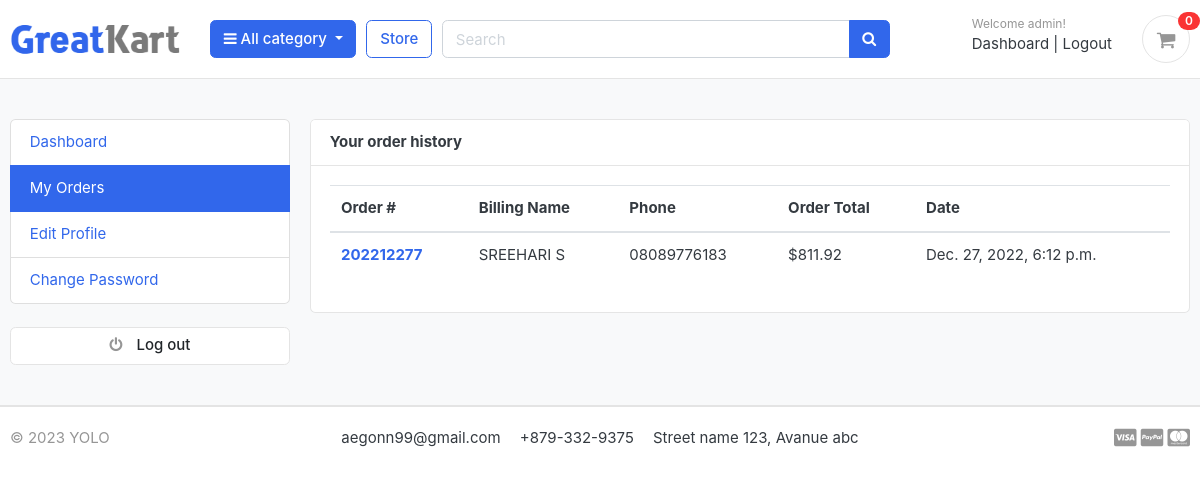
Page /accounts/my_orders/ (signed in) on the earlier database version.
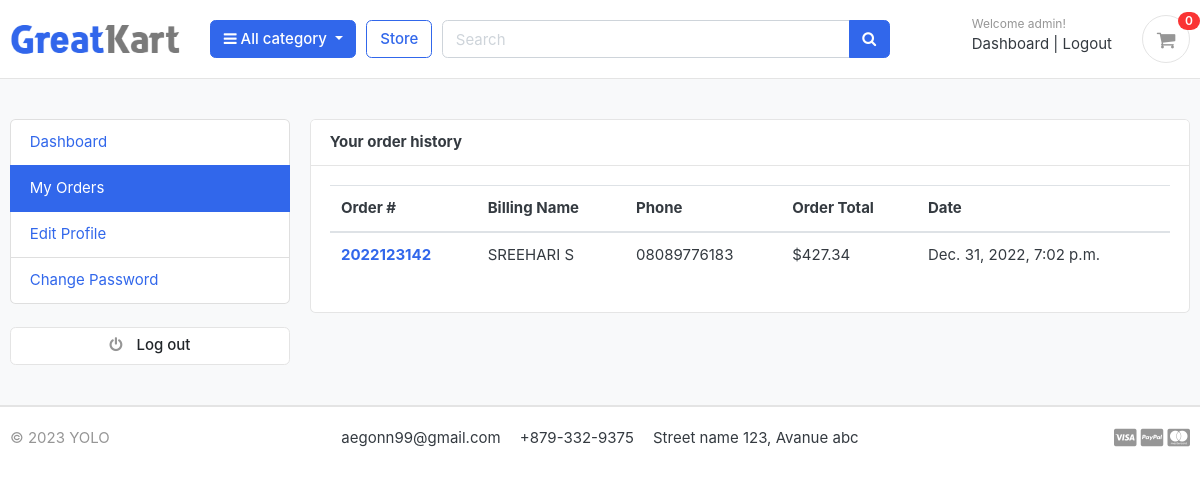
Same page on the later database version.
### accounts/models.py (models this page shows, shortened)
class Account(AbstractBaseUser):
    first_name = models.CharField(max_length=50)
    last_name = models.CharField(max_length=50)
    username = models.CharField(max_length=50, unique=True)
    email = models.EmailField(max_length=100, unique=True)
    phone_number = models.CharField(max_length=50)
    date_joined = models.DateTimeField(auto_now_add=True)
    last_login = models.DateTimeField(auto_now_add=True)
    is_admin = models.BooleanField(default=False)
    is_staff = models.BooleanField(default=False)
    is_active = models.BooleanField(default=False)
    is_superadmin = models.BooleanField(default=False)
    USERNAME_FIELD = 'email'
    REQUIRED_FIELDS = ['username', 'first_name', 'last_name']
    objects = MyAccountManager()

### orders/models.py (models this page shows, shortened)
class Order(models.Model):
    STATUS = (
        ('Placed', 'Placed'),
        ('Shipping', 'Shipping'),
        ('Delivered', 'Delivered'),
        ('Cancelled', 'Cancelled'),
        ('Returned', 'Returned')
    )
    user = models.ForeignKey(Account, on_delete=models.SET_NULL, null=True)
    payment = models.ForeignKey(
        Payment, on_delete=models.SET_NULL, blank=True, null=True)
    order_number = models.CharField(max_length=20)
    first_name = models.CharField(max_length=50)
    last_name = models.CharField(max_length=50)
    phone = models.CharField(max_length=15)
    email = models.EmailField(max_length=50)
    address_line_1 = models.CharField(max_length=100)
    address_line_2 = models.CharField(max_length=100, blank=True)
    country = models.CharField(max_length=50)
    state = models.CharField(max_length=50)
    city = models.CharField(max_length=50)
    order_note = models.CharField(max_length=100, blank=True)
    order_total = models.FloatField()
    tax = models.FloatField()
    status = models.CharField(max_length=10, choices=STATUS, default='Placed')
    ip = models.CharField(blank=True, max_length=20)
    is_ordered = models.BooleanField(default=False)
    created_at = models.DateTimeField(auto_now_add=True)
    updated_at = models.DateTimeField(auto_now=True)
    def full_name(self):
        return f'{self.first_name} {self.last_name}'

### accounts/views.py (the view)
# urls.py: path('my_orders/',views.my_orders,name='my_orders'),
@login_required(login_url='login')
def my_orders(request):
    orders = Order.objects.filter(
        user=request.user, is_ordered=True).order_by('-created_at')
    context = {
        'orders': orders,
    }
    return render(request, 'accounts/my_orders.html', context)

### carts/context_processors.py (called while the page is built)
def counter(request):
    cart_count = 0
    if 'admin' in request.path:
        return {}
    else:
        try:
            cart = Cart.objects.filter(cart_id=_cart_id(request))
            if request.user.is_authenticated:
                cart_items = CartItem.objects.all().filter(user=request.user)
            else:
                cart_items = CartItem.objects.all().filter(cart=cart[:1])
            for cart_item in cart_items:
                cart_count += cart_item.quantity
        except Cart.DoesNotExist:
            cart_count = 0
    return dict(cart_count=cart_count)

### carts/views.py (called while the page is built)
def _cart_id(request):
    cart=request.session.session_key
    if not cart:
        cart = request.session.create()
    return cart

### category/context_processors.py (called while the page is built)
def menu_links(request):
    links = Category.objects.all()
    return dict(links=links)

### category/models.py (called while the page is built)
    def get_url(self):
            return reverse('products_by_category',args=[self.slug])

### templates/accounts/my_orders.html (shortened to what this page needs)
{% extends 'base.html' %}
{% block content %}
<section class="section-conten padding-y bg">
	<div class="container">
		<div class="row">
			{% include 'includes/dashboard_sidebar.html' %}
			<main class="col-md-9">
				<article class="card">
					<header class="card-header">
						<strong class="d-inline-block mr-3">Your order history</strong>
					</header>
					<div class="card-body">
						<div class="row">
							<div class="col-md-12">
								<table class="table table-hover">
									<thead>
										<tr>
											<th scope="col">Order #</th>
											<th scope="col">Billing Name</th>
											<th scope="col">Phone</th>
											<th scope="col">Order Total</th>
											<th scope="col">Date</th>
										</tr>
									</thead>
									<tbody>
										{% for order in orders %}
										<tr>
											<th scope="row"><a
													href="{% url 'order_detail' order.order_number %}">{{order.order_number}}</a>
											</th>
											<td>{{order.full_name}}</td>
											<td>{{order.phone}}</td>
											<td>${{order.order_total}}</td>
											<td>{{order.created_at}}</td>
										</tr>
										{% endfor %}
									</tbody>
								</table>
							</div>
						</div>
					</div>
				</article>
			</main>
		</div>
	</div>
</section>
{% endblock %}

### templates/base.html (shortened to what this page needs)
{% load static %}
<!DOCTYPE HTML>
<html lang="en">
<head>
<link href="{% static 'css/bootstrap.css' %}" rel="stylesheet" type="text/css"/>
<link href="{% static 'fonts/fontawesome/css/all.min.css' %}" type="text/css" rel="stylesheet">
<link href="{% static 'css/ui.css' %}" rel="stylesheet" type="text/css"/>
<link href="{% static 'css/responsive.css' %}" rel="stylesheet" media="only screen and (max-width: 1200px)" />
<link href="{% static 'css/custom.css' %}" rel="stylesheet" type="text/css"/>
<link rel="stylesheet" href="https://cdnjs.cloudflare.com/ajax/libs/font-awesome/4.7.0/css/font-awesome.min.css">
</head>
<body>
  {% include 'includes/navbar.html' %}
  {% block content %}{% endblock %}
{% include 'includes/footer.html' %}

### templates/includes/navbar.html (shortened to what this page needs)
{% load static %}
<header class="section-header">
  <section class="header-main border-bottom">
    <div class="container">
      <div class="row align-items-center">
        <div class="col-lg-2 col-md-3 col-6">
          <a href="{% url 'home' %}" class="brand-wrap">
            <img class="logo" src="{% static './images/logo.png' %}">
          </a>
        </div>
        <div class="col-lg col-sm col-md col-6 flex-grow-0">
          <div class="category-wrap dropdown d-inline-block float-right">
            <button type="button" class="btn btn-primary dropdown-toggle" data-toggle="dropdown">
              <i class="fa fa-bars"></i> All category
            </button>
          </div>
        </div>
        <a href="{% url 'store' %}" class="btn btn-outline-primary">Store</a>
        <div class="col-lg  col-md-6 col-sm-12 col">
          <form action="{% url 'search' %}" class="search" method='GET'>
            <div class="input-group w-100">
              <input type="text" class="form-control" style="width:60%;" placeholder="Search" name="keyword" required>
              <div class="input-group-append">
                <button class="btn btn-primary" type="submit">
                  <i class="fa fa-search"></i>
                </button>
              </div>
            </div>
          </form>
        </div>
        <div class="col-lg-3 col-sm-6 col-8 order-2 order-lg-3">
          <div class="d-flex justify-content-end mb-3 mb-lg-0">
            {% if user.id is None %}
            <div class="widget-header">
              <small class="title text-muted">Welcome guest!</small>
              <div>
                <a href="{% url 'login' %}">Sign in</a> <span class="dark-transp"> | </span>
                <a href="{% url 'register' %}"> Register</a>
              </div>
            </div>
            {% else %}
            <div class="widget-header">
              <small class="title text-muted">Welcome {{user.first_name}}!</small>
              <div>
                <a href="{% url 'dashboard' %}">Dashboard</a> <span class="dark-transp"> | </span>
                <a href="{% url 'logout' %}"> Logout</a>
              </div>
            </div>
            {% endif %}
            <a href="{% url 'cart' %}" class="widget-header pl-3 ml-3">
              <div class="icon icon-sm rounded-circle border"><i class="fa fa-shopping-cart"></i></div>
              <span class="badge badge-pill badge-danger notify">{{cart_count}}</span>
            </a>
          </div>
        </div>
      </div>
    </div>
  </section>
</header>

### templates/includes/dashboard_sidebar.html
<aside class="col-md-3">
  <ul class="list-group">
    <a class="list-group-item {% if '/accounts/' == request.path %}active{% endif %}" href="{% url 'dashboard' %}">
      Dashboard </a>
    <a class="list-group-item {% if '/my_orders/' in request.path %}active{% endif %}" href="{% url 'my_orders' %}"> My
      Orders </a>
    <a class="list-group-item {% if '/edit_profile/' in request.path %}active{% endif %}"
      href="{% url 'edit_profile' %}"> Edit Profile </a>
    <a class="list-group-item {% if '/change_password/' in request.path %}active{% endif %}"
      href="{% url 'change_password' %}"> Change Password </a>
  </ul>
  <br>
  <a class="btn btn-light btn-block" href="{% url 'logout' %}"> <i class="fa fa-power-off"></i> <span class="text">Log
      out</span> </a>
</aside>

### templates/includes/footer.html (shortened to what this page needs)
<footer class="section-footer border-top">
	<div class="container">
		<section class="footer-bottom border-top row">
			<div class="col-md-2">
				<p class="text-muted"> &copy 2023 YOLO </p>
			</div>
			<div class="col-md-8 text-md-center">
				<span class="px-2">aegonn99@gmail.com</span>
				<span class="px-2">+879-332-9375</span>
				<span class="px-2">Street name 123, Avanue abc</span>
			</div>
			<div class="col-md-2 text-md-right text-muted">
				<i class="fab fa-lg fa-cc-visa"></i>
				<i class="fab fa-lg fa-cc-paypal"></i>
				<i class="fab fa-lg fa-cc-mastercard"></i>
			</div>
		</section>
	</div>
</footer>
</body>
</html>

### static/css/ui.css (style rules this page uses)
html { font-family: "Inter", sans-serif; font-size: 15px; }
.icon-xs, .icon-sm, .icon-md, .icon-lg { display: inline-block; text-align: center; flex-shrink: 0; flex-grow: 0; }
.icon-sm { width: 48px; height: 48px; line-height: 48px !important; font-size: 20px; }
.padding-y { padding-top: 40px; padding-bottom: 40px; }
article:after, .form-group:after { display: block; clear: both; content: ""; }
.bg { background-color: #f8f9fa; }
p:last-child { margin-bottom: 0; }
.header-main { position: relative; padding-top: 1rem; padding-bottom: 1rem; }
.brand-wrap .logo, .navbar-brand .logo { margin-right: 7px; max-height: 42px; display: inline-block; }
.widget-header { display: inline-block; vertical-align: middle; position: relative; }
.widget-header a { color: #343a40; }
.widget-header i { color: #969696; }
.widget-header .title { display: block; }
.widget-header .notify { position: absolute; top: -3px; right: -10px; }
.footer-bottom { padding-top: 20px; padding-bottom: 20px; }
.btn-light { background-color: #fff; border-color: #e4e4e4; }
.btn-light i { color: #969696; }
.btn i + .text { margin-left: 10px; }
.notify { position: absolute; top: -4px; right: -10px; display: inline-block; padding: 0.25em 0.6em; font-size: 12px; line-height: 1; text-align: center; border-radius: 3rem; color: #fff; background-color: #fa3434; }

Differences in the rows shown:
no longer on this page (row edited): Order: order_number "202212277", full_name "SREEHARI S", phone "08089776183", order_total "811.92", created_at "Dec. 27, 2022, 6:12 p.m."
added Order: order_number "2022123142", full_name "SREEHARI S", phone "08089776183", order_total "427.34", created_at "Dec. 31, 2022, 7:02 p.m."
